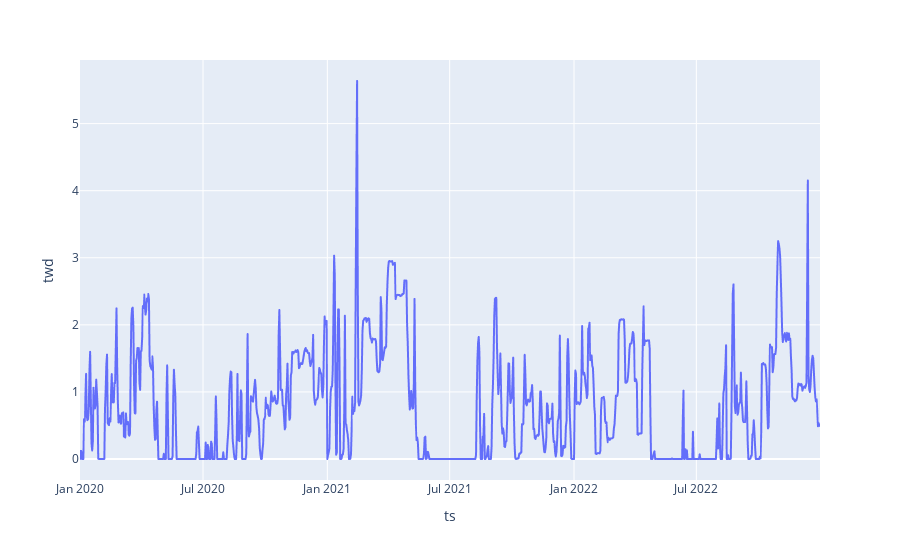

The notebook cell this image was saved under:
### Markdown cell above
why precipitation can be minus?

### Code cell
# for i in range(0, 41):

fig = px.line(series_example, x='ts', y="twd", )
# fig = px.line(series_example, x='ts', y=log["pr"])
fig.show()

### Figure 1 — Plotly figure (JSON) as saved in the notebook; plotly's stock layout.template omitted (floating-point values rounded to 4 significant figures; data arrays with more than 128 entries replaced by an {"elided": "..."} marker saying what was removed)
{"data": [{"hovertemplate": "ts=%{x}<br>twd=%{y}<extra></extra>", "legendgroup": "", "line": {"color": "#636efa", "dash": "solid"}, "marker": {"symbol": "circle"}, "mode": "lines", "name": "", "showlegend": false, "type": "scattergl", "x": {"elided": "1096 str values"}, "xaxis": "x", "y": {"elided": "1096 float values"}, "yaxis": "y"}], "layout": {"legend": {"tracegroupgap": 0}, "margin": {"t": 60}, "xaxis": {"anchor": "y", "domain": [0, 1], "title": {"text": "ts"}}, "yaxis": {"anchor": "x", "domain": [0, 1], "title": {"text": "twd"}}}}
